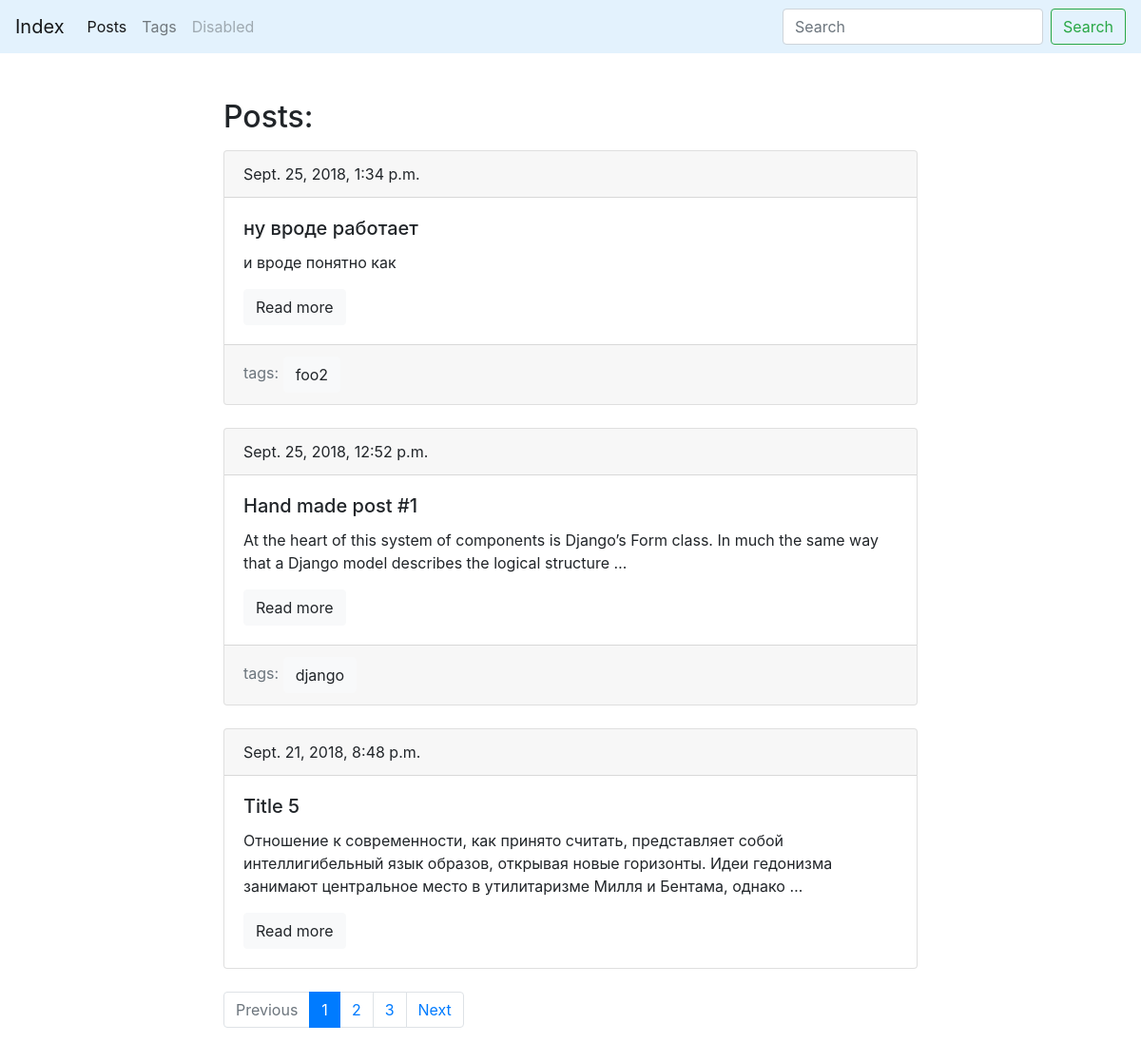
Screenshot of /blog/ with the database file from the repository.
### blog/models.py (models this page shows, shortened)
class Post(models.Model):
    title = models.CharField(max_length=150, db_index=True)
    slug = models.SlugField(max_length=150, blank=True, unique=True)
    body = models.TextField(blank=True, db_index=True)
    tags = models.ManyToManyField('Tag', blank=True, related_name='posts')
    date_pub = models.DateTimeField(auto_now_add=True)
    class Meta:
        ordering = ['-date_pub']
    def get_absolute_url(self):
        return reverse('post_detail_url', args=(self.slug,))

class Tag(models.Model):
    title = models.CharField(max_length=50)
    slug = models.SlugField(max_length=50, unique=True)
    class Meta:
        ordering = ['title']
    def get_absolute_url(self):
        return reverse('tag_detail_url', args=(self.slug,))

### blog/views.py (the view)
# urls.py: path('', PostsListView.as_view(), name='posts_list_url'),
class PostsListView(ListView):
    template_name = 'blog/posts_list.html'
    context_object_name = 'page_object'
    def get_queryset(self):
        search_query = self.request.GET.get('search', '')
        if search_query:
            posts = Post.objects.filter(Q(title__icontains=search_query) | Q(body__icontains=search_query))
        else:
            posts = Post.objects.all()
        page_number = self.request.GET.get('page', 1)
        paginator = Paginator(posts, 3)
        page = paginator.get_page(page_number)
        return page

### blog/templates/blog/posts_list.html (shortened to what this page needs)
{% extends 'blog/base_blog.html' %}
{% block content %}
    <h2 class="mb-3">Posts:</h2>
    {% for post in page_object.object_list %}
        {% include 'blog/includes/post_card_template.html' %}
    {% endfor %}
{% endblock %}

### blog/templates/blog/includes/post_card_template.html
        <div class="card mb-4">
            <div class="card-header">
                {{ post.date_pub }}
            </div>
            <div class="card-body">
                <h5 class="card-title">{{ post.title }}</h5>
                <p class="card-text">{{ post.body|truncatewords:25 }}</p>
                <a href="{{ post.get_absolute_url }}" class="btn btn-light">Read more</a>
            </div>
            {% if post.tags.count != 0 %}
            <div class="card-footer text-muted">
                tags:
                {% for tag in post.tags.all %}
                    <a href="{{ tag.get_absolute_url }}" class="btn btn-light">{{ tag.slug }}</a>
                {% endfor %}
            </div>
            {% endif %}
        </div>

### rows the page displays
Post: date_pub "Sept. 25, 2018, 1:34 p.m.", title "ну вроде работает", body "и вроде понятно как"
Tag: slug "foo2"
Post: date_pub "Sept. 25, 2018, 12:52 p.m.", title "Hand made post #1", body "At the heart of this system of components is Django’s Form class. In much the same way that a Django model describes the logical structure …"
Tag: slug "django"
Post: date_pub "Sept. 21, 2018, 8:48 p.m.", title "Title 5", body "Отношение к современности, как принято считать, представляет собой интеллигибельный язык образов, открывая новые горизонты. Идеи гедонизма занимают центральное место в утилитаризме Милля и Бентама, однако …"

### other values shown
{{ n }} "1"
{{ n }} "2" "3"
